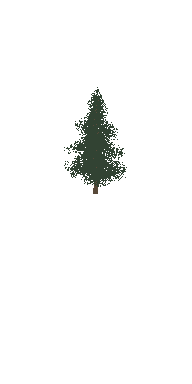
#> input picture beta/img/vegetation/pines/pine_0/pine_0_base.png, 192 x 384 px, found by its file name; its folder holds only this picture in this run
$ python vegetation.py
#> lines starting #> are read from the running program, lines starting #| are printed output that depends on the picture
from PIL import Image
from os import listdir, system

def anim(pine):
#> called with pine = 0
    n = 10
    angle = 0.5
    path = f'./beta/img/vegetation/pines/pine_{pine}/'
    src = path + f'pine_{pine}_base.png'

    print(src)
    base = Image.open(src)
#> base is the input picture: PIL image 192x384 RGBA; mean R, G, B, A 1.9, 2.5, 1.9, 9.4
    result = Image.new('RGBA', (192 * n * 2, 192), (0, 0, 0, 0))
#> result: PIL image 3840x192 RGBA; every value is 0

    for i, v in enumerate(range(-n, n + 1)):
        result.paste(base.rotate(angle * v), (192 * i, -24))
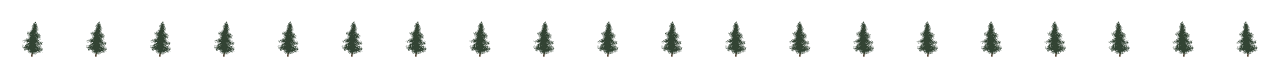
#> result: PIL image 3840x192 RGBA (shown at 1/3 size); mean R, G, B, A 3.8, 5, 3.8, 18.9; transparent parts drawn white

    result.save(path + f'pine_{pine}.png')

system('cls')

pines = len(listdir('./beta/img/vegetation/pines'))
herbs = len([e for e in listdir('./beta/img/vegetation/herbs') if not 'shadow' in e])
print('pines:', pines)
print('herbs:', herbs)

data = 'const vegetation_imgs = [\n'

for i in range(pines):
    anim(i)
    system(f'python scripts/shadow.py vegetation/pines/pine_{i}/pine_{i}.png 168')
    data += f"\t'./img/vegetation/pines/pine_{i}/pine_{i}.png',\n"
    data += f"\t'./img/vegetation/pines/pine_{i}/pine_{i}_shadow.png',\n"
#> pass 2 of the loop `for i in range(pines):`:
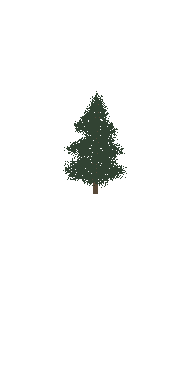
#> input picture beta/img/vegetation/pines/pine_1/pine_1_base.png, 192 x 384 px, found by its file name
#> in anim, base is the input picture: PIL image 192x384 RGBA; mean R, G, B, A 2.1, 2.8, 2.1, 10.7
#> after the loop in anim (call 2), `for i, v in enumerate(range(-n, n + 1)):`:
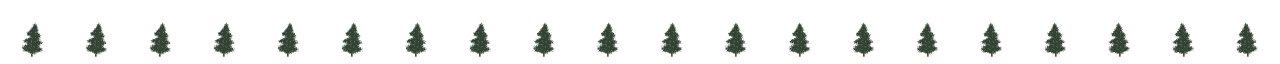
#> result: PIL image 3840x192 RGBA (shown at 1/3 size); mean R, G, B, A 4.3, 5.6, 4.3, 21.4; transparent parts drawn white

for i in range(herbs):
    system(f'python scripts/shadow.py vegetation/herbs/herb_{i}.png 8')
    data += f"\t'./img/vegetation/herbs/herb_{i}.png',\n"
    data += f"\t'./img/vegetation/herbs/herb_{i}_shadow.png',\n"

data += '];'

with open('./beta/src/vegetation.js', 'w') as f:
    f.write(data)
